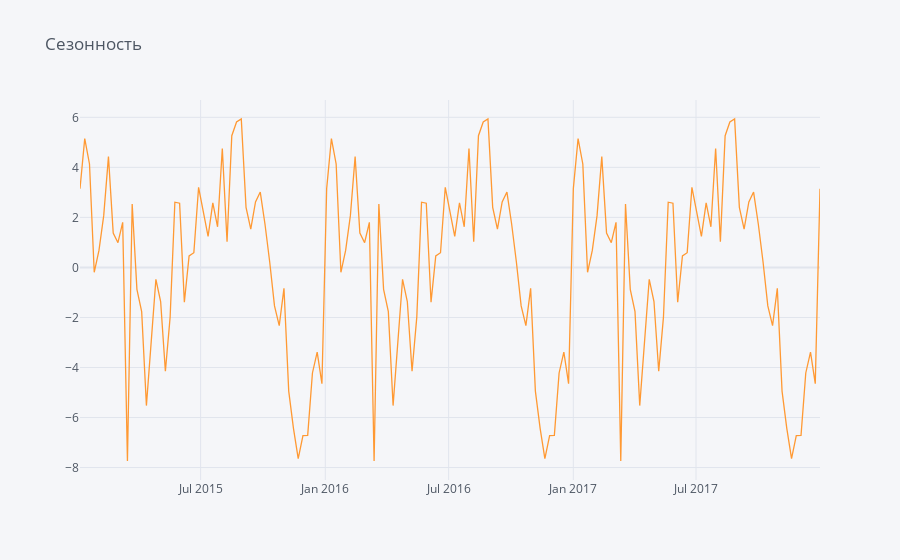

Notebook source saved alongside this figure:
### Markdown cell above
**Тренд возрастающий, следовательно, продажи растут, это хорошо!**

### Code cell
configure_plotly_browser_state()
seasonal_part.iplot(title= 'Сезонность')

### Figure 1 — Plotly figure (JSON) as saved in the notebook; plotly's stock layout.template omitted (floating-point values rounded to 4 significant figures; data arrays with more than 128 entries replaced by an {"elided": "..."} marker saying what was removed)
{"data": [{"name": "Sales_size", "text": "", "mode": "lines", "y": {"elided": "157 float values"}, "x": {"elided": "157 str values"}, "line": {"color": "rgba(255, 153, 51, 1.0)", "dash": "solid", "shape": "linear", "width": 1.3}, "type": "scatter"}], "layout": {"title": {"text": "Сезонность", "font": {"color": "#4D5663"}}, "paper_bgcolor": "#F5F6F9", "plot_bgcolor": "#F5F6F9", "yaxis": {"tickfont": {"color": "#4D5663"}, "zerolinecolor": "#E1E5ED", "title": {"text": "", "font": {"color": "#4D5663"}}, "gridcolor": "#E1E5ED", "showgrid": true}, "xaxis": {"tickfont": {"color": "#4D5663"}, "zerolinecolor": "#E1E5ED", "title": {"text": "", "font": {"color": "#4D5663"}}, "gridcolor": "#E1E5ED", "showgrid": true}, "legend": {"bgcolor": "#F5F6F9", "font": {"color": "#4D5663"}}}}
